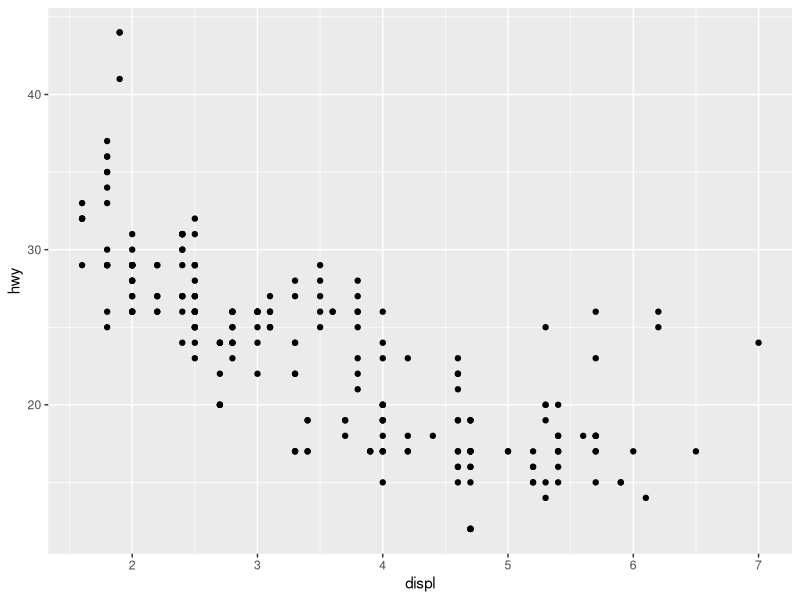
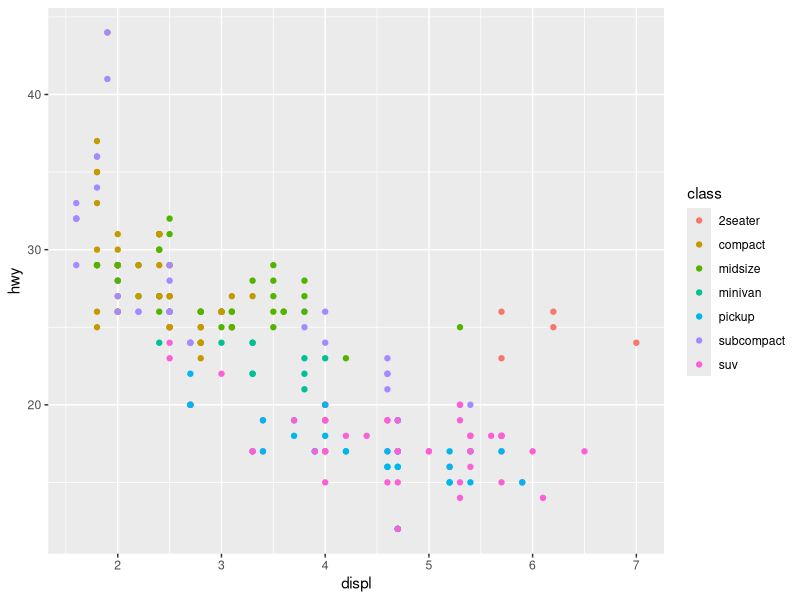
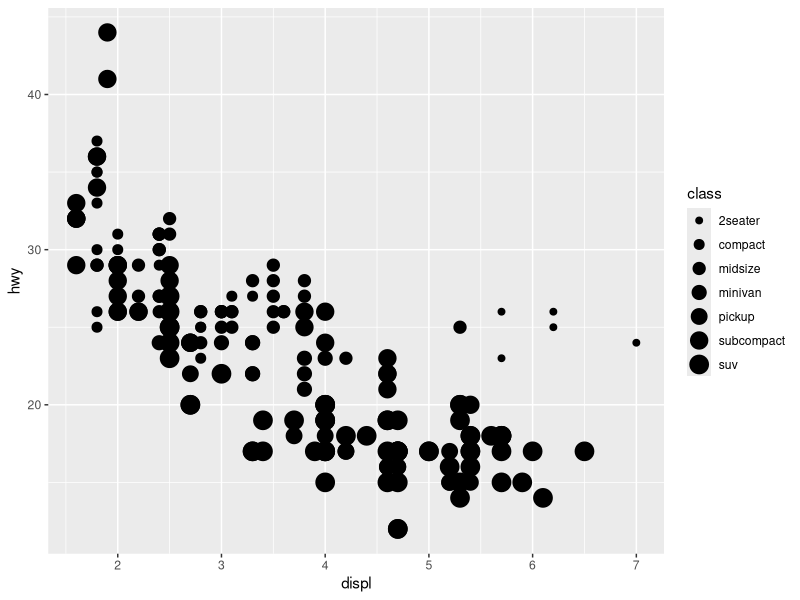
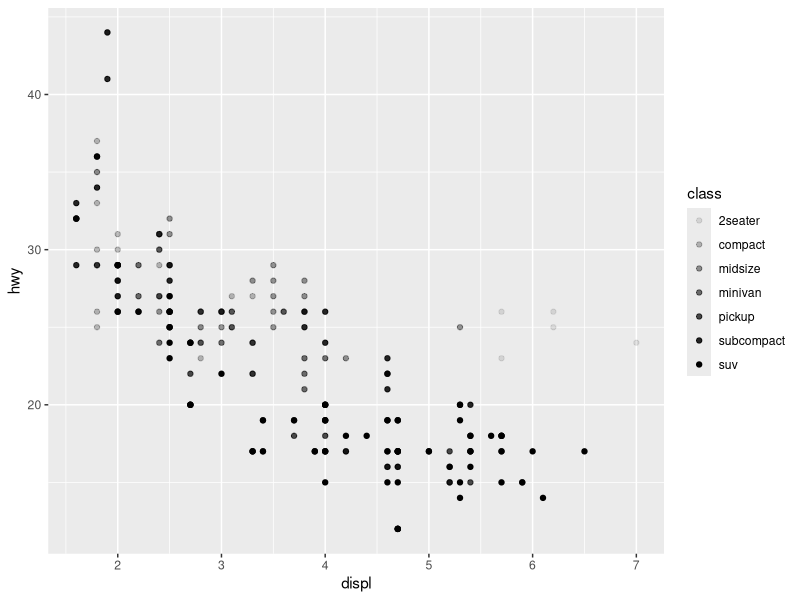
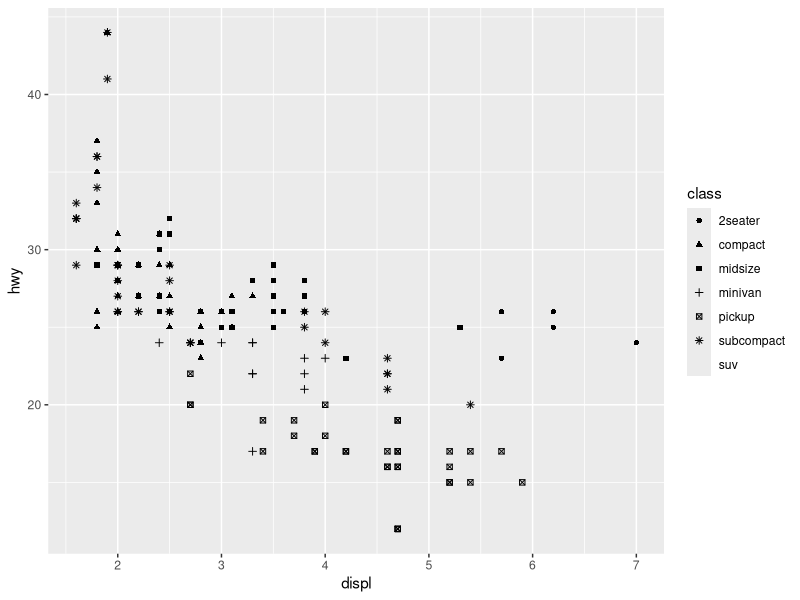
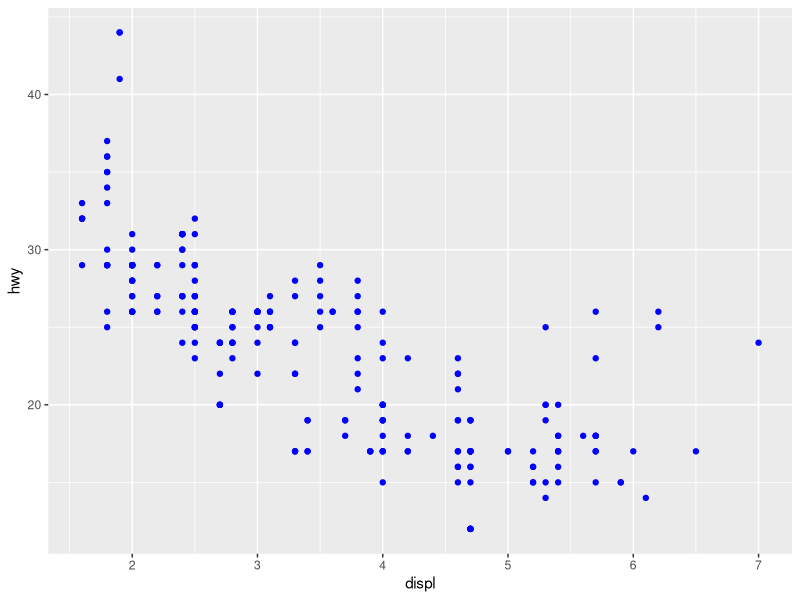
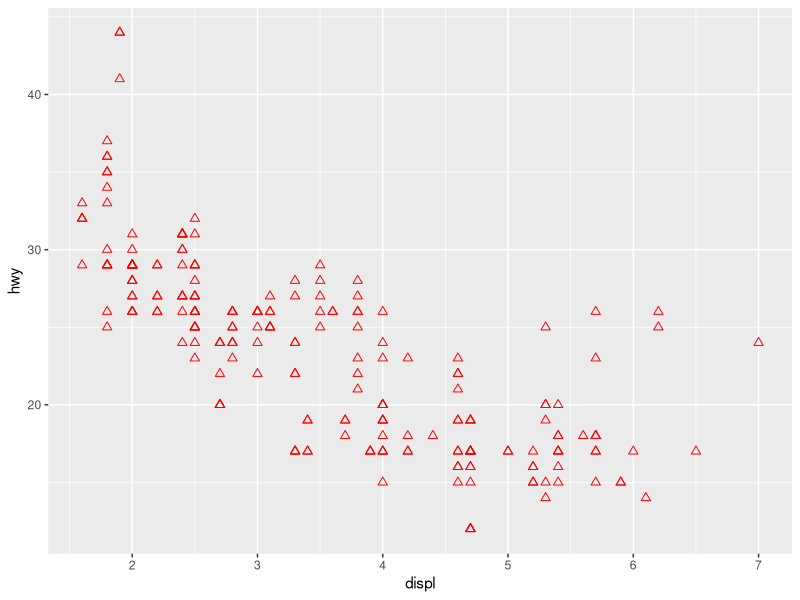
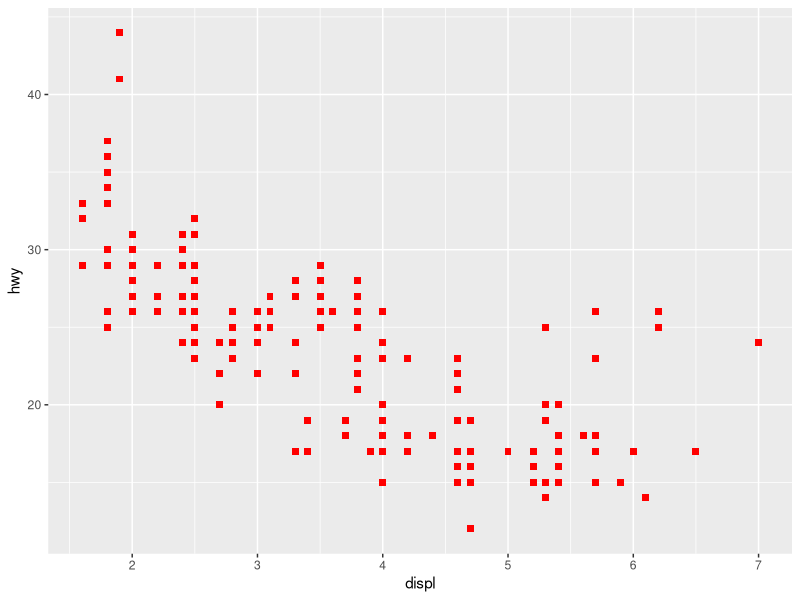

Source code (R) for these figures, in order:
#Chapter 3 Visualisation and Graphs

library(tidyverse)

?mpg

#plot car engine size vs fuel consumption
#displ = engine displacement, in litres
#hwy = highway miles per gallon

ggplot(data=mpg)+
  geom_point(mapping=aes(x=displ,y=hwy))


### AESTHETICS ###

#note: aes function means... aesthetic mapping..

#Exercises: Multipline omm

  "
  1. ggplot(data=mpg)
  
  2. ?mtcars
  3. ?mpg
    
  4.
  ggplot(data=mpg)+
   geom_point(mapping=aes(x=hwy, y=cyl))
  
  5.
  ggplot(data=mpg)+
   geom_point(mapping=aes(x=class, y=drv))
  
    #useless since class is a string value
  "

#Add class as colours (hubrid/compact/suv) to graph
#can use color or colour (british)
ggplot(data=mpg)+
  geom_point(mapping=aes(x=displ,y=hwy,colour = class))

  #thus the outliers are 2 seaters or sportcars!
  
#Add class as size ...
#will get a warning... 
ggplot(data=mpg)+
    geom_point(mapping=aes(x=displ,y=hwy,size = class))

#Alpha/transparency
ggplot(data=mpg)+
  geom_point(mapping=aes(x=displ,y=hwy,alpha = class))

#Shape. Warning... only 6 distinct values can be handled
ggplot(data=mpg)+
  geom_point(mapping=aes(x=displ,y=hwy,shape = class))
  
#all blue. note outside the aes (since not giving info about variable)
ggplot(data = mpg)+
    geom_point(mapping = aes(x=displ,y=hwy), color = "blue")

#Other aesthetics of the graph (outside aes function):
#colour, fill, size (in mm), shape (0-24, see table in book)
# hollow shapes (0-14) -> border with 'colour'
# solid shapes (15-18) -> fill with 'colour'
# filled shapes (21-24) -> border = colour, fill = fill
ggplot(data = mpg)+
  geom_point(mapping = aes(x=displ,y=hwy), size = 2, color = "red", shape = 2)
             
ggplot(data = mpg)+
  geom_point(mapping = aes(x=displ,y=hwy), size = 2, color = "red", shape = 15)

ggplot(data = mpg)+
  geom_point(mapping = aes(x=displ,y=hwy), size = 2, color = "red", fill = "black",  shape = 21)

#Use the stroke aesthetic to modify the width of the border


### FACETS ###

#The first argument of facet_wrap() should be a formula, 
#which you create with ~ followed by a variable name

?facet_wrap

ggplot(data = mpg) + 
  geom_point(mapping = aes(x=displ,y=hwy)) +
  facet_wrap(~class, nrow = 2)

?facet_grid

ggplot(data = mpg) + 
  geom_point(mapping = aes(x = displ, y = hwy)) + 
  facet_grid(drv ~ cyl)

ggplot(data = mpg) + 
  geom_point(mapping = aes(x = displ, y = hwy)) + 
  facet_grid(. ~ cyl)


##Geometric objects ##

ggplot(data = mpg) + 
    geom_smooth(mapping = aes(x = displ, y = hwy))

ggplot(data = mpg) + 
  geom_smooth(mapping = aes(x = displ, y = hwy, linetype = drv))

#multiple plots combined

ggplot(data = mpg) +
  geom_smooth(mapping = aes(x = displ, y = hwy))

ggplot(data = mpg) +
  geom_smooth(mapping = aes(x = displ, y = hwy, group = drv))

ggplot(data = mpg) +
  geom_smooth(
    mapping = aes(x = displ, y = hwy, colour = drv),
    show.legend = FALSE
  )

ggplot(data = mpg) + 
  geom_point(mapping = aes(x = displ, y = hwy)) +
  geom_smooth(mapping = aes(x = displ, y = hwy))

  #better way. use global mapping

ggplot(data = mpg, mapping = aes(x = displ, y = hwy)) + 
  geom_point() + 
  geom_smooth()

ggplot(data = mpg, mapping = aes(x = displ, y = hwy)) + 
  geom_point(mapping = aes(color = class)) + 
  geom_smooth()

  #different data... between geoms.. 
ggplot(data = mpg, mapping = aes(x = displ, y = hwy)) + 
  geom_point(mapping = aes(color = class)) + 
  geom_smooth(data = filter(mpg, class == "subcompact"), se = FALSE)

?geom_smooth   #se = confidence interval... .default is true



#Statistical transformations: (BAR CHARTS)
#it creates the count variable that it plots... by binning the data. (transforming)

ggplot(data = diamonds) + 
  geom_bar(mapping = aes(x = cut))

?geom_bar

#You can generally use geoms and stats interchangeably. For example, you can recreate the previous plot using stat_count() instead of geom_bar():
#This works because every geom has a default stat; and every stat has a default geom.

ggplot(data = diamonds) + 
  stat_count(mapping = aes(x = cut))


?tribble #create dataframe from small table of data...

#overriding stat.... normal bar chart, no stats needed

demo <- tribble(
  ~a,      ~b,
  "bar_1", 20,
  "bar_2", 30,
  "bar_3", 40
)

ggplot(data = demo) +
  geom_bar(mapping = aes(x = a, y = b), stat = "identity")


#proportion bar chart

ggplot(data = diamonds) + 
  geom_bar(mapping = aes(x = cut, y = ..prop.., group = 1))

ggplot(data = diamonds) + 
  stat_summary(
    mapping = aes(x = cut, y = depth),
    fun.ymin = min,
    fun.ymax = max,
    fun.y = median
  )


ggplot(data = diamonds) + 
  stat_summary(
    mapping = aes(x = cut, y = depth),
    fun.ymin = min,
    fun.ymax = max,
    fun.y = median
  )


#list of possible stats
?stat_bin


#colour a barchart

ggplot(data = diamonds) + 
  geom_bar(mapping = aes(x = cut, colour = cut))
ggplot(data = diamonds) + 
  geom_bar(mapping = aes(x = cut, fill = cut))

#stacked bar charts

ggplot(data = diamonds) + 
  geom_bar(mapping = aes(x = cut, fill = clarity))
  
  #position identity not useful for stacked bar charts (overlaps). default for scatter plots

ggplot(data = diamonds) + 
  geom_bar(mapping = aes(x = cut, fill = clarity), position = "fill")

ggplot(data = diamonds) + 
  geom_bar(mapping = aes(x = cut, fill = clarity), position = "dodge")



#overplotting on  scatter plot... add noise (jitter) to help see mass of data

ggplot(data = mpg) + 
  geom_point(mapping = aes(x = displ, y = hwy), position = "identity")

ggplot(data = mpg) + 
  geom_point(mapping = aes(x = displ, y = hwy), position = "jitter")

  #OR.. short hand for it
ggplot(data = mpg) + 
  geom_jitter(mapping = aes(x = displ, y = hwy))

#?position_dodge, ?position_fill, ?position_identity, ?position_jitter, and ?position_stack.




##Coordinate functions: ##

#flip chart
ggplot(data = mpg, mapping = aes(x = class, y = hwy)) + 
  geom_boxplot()

ggplot(data = mpg, mapping = aes(x = class, y = hwy)) + 
  geom_boxplot() +
  coord_flip()


#aspect ratio...set it correctly for maps

nz <- map_data("nz")

ggplot(nz, aes(long, lat, group = group)) +
  geom_polygon(fill = "white", colour = "black")

ggplot(nz, aes(long, lat, group = group)) +
  geom_polygon(fill = "white", colour = "black") +
  coord_quickmap()

#polar coord

bar <- ggplot(data = diamonds) + 
  geom_bar(
    mapping = aes(x = cut, fill = cut), 
    show.legend = FALSE,
    width = 1
  ) + 
  theme(aspect.ratio = 1) +
  labs(x = NULL, y = NULL)

bar + coord_flip()
bar + coord_polar()


" GENERAL FORM OF A PLOT

ggplot(data = <DATA>) + 
  <GEOM_FUNCTION>(
     mapping = aes(<MAPPINGS>),
     stat = <STAT>, 
     position = <POSITION>
  ) +
  <COORDINATE_FUNCTION> +
  <FACET_FUNCTION>


"
